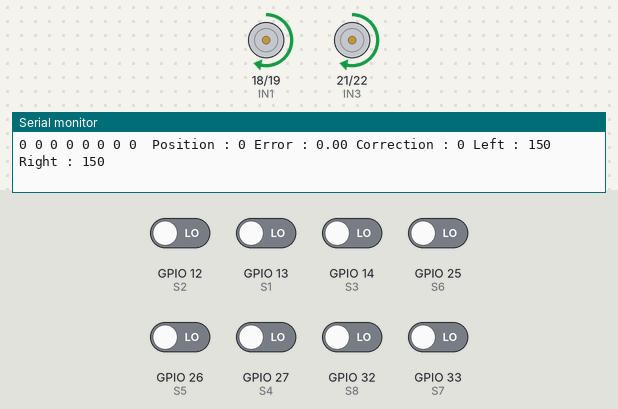
The sketch below on a simulated ESP32. Shown: motor-driver pin pairs drawn as motors (green arrow = first pin HIGH = forward, orange = second pin HIGH = backward, longer = more drive, scaled by the enable pin), the last lines printed to the serial monitor. Inputs (shaded band) come from the test bench; at power-on: GPIO 12 (S2), GPIO 13 (S1), GPIO 14 (S3), GPIO 25 (S6), GPIO 26 (S5), GPIO 27 (S4), GPIO 32 (S8), GPIO 33 (S7) LOW.

Above: at 2.2 s.
2.3 s: GPIO 12 (S2) driven HIGH
At 3.5 s:
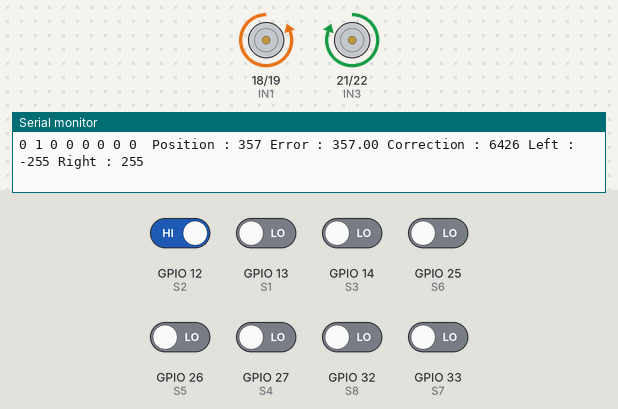
3.8 s: GPIO 32 (S8) driven HIGH
At 4.7 s:
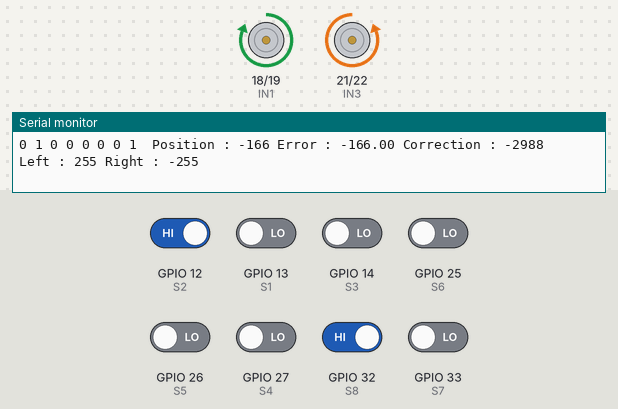
5.3 s: GPIO 13 (S1) driven HIGH
At 5.6 s:
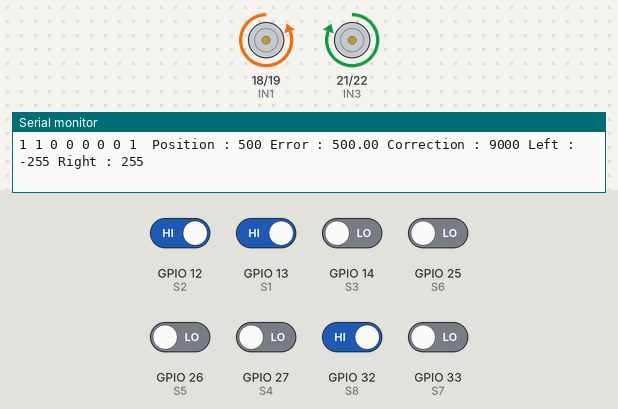
8.3 s: GPIO 13 (S1) driven LOW
At 9.3 s:
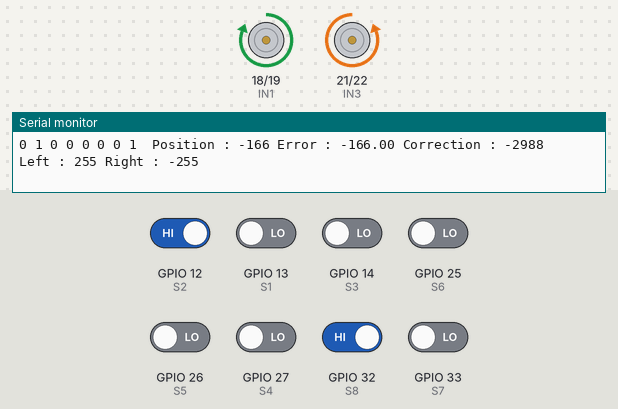
9.8 s: GPIO 14 (S3) driven HIGH
At 10.2 s:
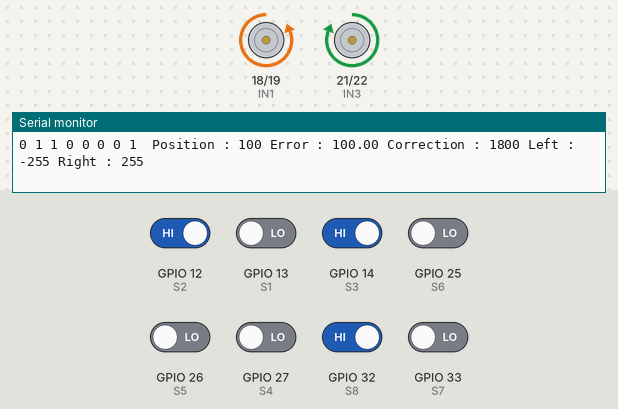
11.3 s: GPIO 12 (S2) driven LOW and GPIO 14 (S3) driven LOW
At 12.6 s:
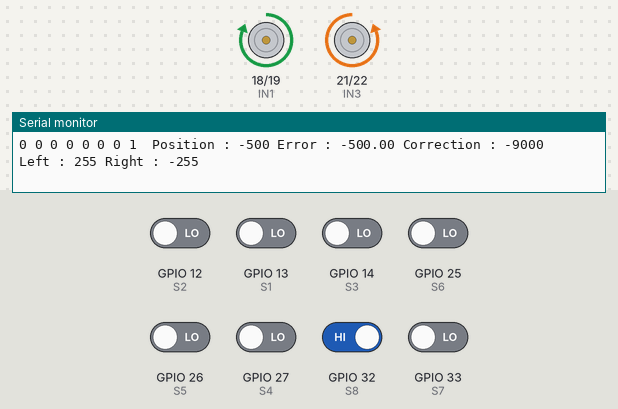
Timing chart, 0 to 14.3 s (numbered marks = the images above; inputs shaded):
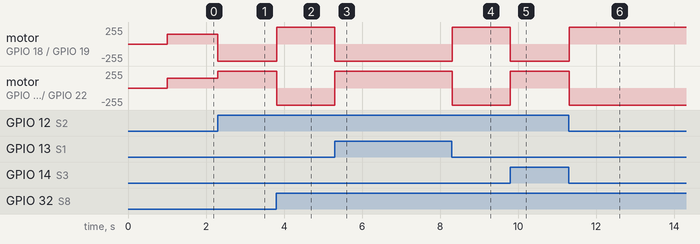

Measured:
- after the input at 2.3 s, motor on GPIO 18 (IN1) / GPIO 19 (IN2): forward 150/255 → backward 255/255 at once; motor on GPIO 21 (IN3) / GPIO 22 (IN4): forward 150/255 → forward 255/255 at once
- after the input at 3.8 s, motor on GPIO 18 (IN1) / GPIO 19 (IN2): backward 255/255 → forward 255/255 at once; motor on GPIO 21 (IN3) / GPIO 22 (IN4): forward 255/255 → backward 255/255 at once
- after the input at 5.3 s, motor on GPIO 18 (IN1) / GPIO 19 (IN2): forward 255/255 → backward 255/255 at once; motor on GPIO 21 (IN3) / GPIO 22 (IN4): backward 255/255 → forward 255/255 at once
- after the input at 8.3 s, motor on GPIO 18 (IN1) / GPIO 19 (IN2): backward 255/255 → forward 255/255 at once; motor on GPIO 21 (IN3) / GPIO 22 (IN4): forward 255/255 → backward 255/255 at once
- after the input at 9.8 s, motor on GPIO 18 (IN1) / GPIO 19 (IN2): forward 255/255 → backward 255/255 at once; motor on GPIO 21 (IN3) / GPIO 22 (IN4): backward 255/255 → forward 255/255 at once
- after the input at 11.3 s, motor on GPIO 18 (IN1) / GPIO 19 (IN2): backward 255/255 → forward 255/255 at once; motor on GPIO 21 (IN3) / GPIO 22 (IN4): forward 255/255 → backward 255/255 at once

The sketch:

main.ino
```cpp
/**********************************************************************
 * Line Following Robot using ESP32
 * Sensor : RLS08 Digital IR Sensor Array
 * Motor Driver : L298N
 * Controller : ESP32
 **********************************************************************/

//==================== PIN DEFINITIONS ====================//

#define ENA 23
#define IN1 18
#define IN2 19

#define ENB 5
#define IN3 21
#define IN4 22

//RLS08 Sensor Pins

#define S1 13
#define S2 12
#define S3 14
#define S4 27
#define S5 26
#define S6 25
#define S7 33
#define S8 32

//==================== PID CONSTANTS ====================//

float Kp = 18.0;
float Ki = 0.0;
float Kd = 12.0;

float error = 0;
float previousError = 0;
float integral = 0;
float derivative = 0;

int correction = 0;

//==================== MOTOR SPEED ====================//

int baseSpeed = 150;
int maxSpeed = 255;

int leftMotorSpeed = 0;
int rightMotorSpeed = 0;

//==================== SENSOR ARRAY ====================//

int sensor[8];

int weights[8] =
{
    -3500,
    -2500,
    -1500,
    -500,
     500,
    1500,
    2500,
    3500
};

long position = 0;

//==================== MOTOR FUNCTIONS ====================//

void setMotor(int left,int right)
{

    if(left>=0)
    {
        digitalWrite(IN1,HIGH);
        digitalWrite(IN2,LOW);
    }
    else
    {
        digitalWrite(IN1,LOW);
        digitalWrite(IN2,HIGH);
        left=-left;
    }

    if(right>=0)
    {
        digitalWrite(IN3,HIGH);
        digitalWrite(IN4,LOW);
    }
    else
    {
        digitalWrite(IN3,LOW);
        digitalWrite(IN4,HIGH);
        right=-right;
    }

    left=constrain(left,0,maxSpeed);
    right=constrain(right,0,maxSpeed);

    analogWrite(ENA,left);
    analogWrite(ENB,right);

}

//==================== SENSOR READING ====================//

void readSensors()
{

    sensor[0]=digitalRead(S1);
    sensor[1]=digitalRead(S2);
    sensor[2]=digitalRead(S3);
    sensor[3]=digitalRead(S4);
    sensor[4]=digitalRead(S5);
    sensor[5]=digitalRead(S6);
    sensor[6]=digitalRead(S7);
    sensor[7]=digitalRead(S8);

}

//==================== LINE POSITION ====================//

long calculatePosition()
{

    long sum=0;
    int active=0;

    for(int i=0;i<8;i++)
    {

        //black line assumed LOW

        if(sensor[i]==LOW)
        {
            sum+=weights[i];
            active++;
        }

    }

    if(active==0)
    {

        if(previousError>0)
            return 4000;
        else
            return -4000;

    }

    return sum/active;

}

//==================== PID CONTROLLER ====================//

void calculatePID()
{

    position=calculatePosition();

    error=position;

    integral+=error;

    derivative=error-previousError;

    correction=
            (Kp*error)
          + (Ki*integral)
          + (Kd*derivative);

    previousError=error;

}

//==================== MOTOR UPDATE ====================//

void updateMotors()
{

    leftMotorSpeed=
            baseSpeed-correction;

    rightMotorSpeed=
            baseSpeed+correction;

    leftMotorSpeed=
            constrain(leftMotorSpeed,
                      -maxSpeed,
                      maxSpeed);

    rightMotorSpeed=
            constrain(rightMotorSpeed,
                      -maxSpeed,
                      maxSpeed);

    setMotor(leftMotorSpeed,
             rightMotorSpeed);

}
//==================== ROBOT RECOVERY ====================//

void recoverLine()
{

    readSensors();

    int active = 0;

    for(int i = 0; i < 8; i++)
    {
        if(sensor[i] == LOW)
        {
            active = 1;
            break;
        }
    }

    if(active)
        return;

    // Rotate in previous direction

    if(previousError > 0)
    {
        setMotor(-120,120);
    }
    else
    {
        setMotor(120,-120);
    }

}

//==================== SENSOR DEBUG ====================//

void printSensors()
{

    for(int i = 0; i < 8; i++)
    {
        Serial.print(sensor[i]);
        Serial.print(" ");
    }

    Serial.print(" Position : ");
    Serial.print(position);

    Serial.print(" Error : ");
    Serial.print(error);

    Serial.print(" Correction : ");
    Serial.print(correction);

    Serial.print(" Left : ");
    Serial.print(leftMotorSpeed);

    Serial.print(" Right : ");
    Serial.println(rightMotorSpeed);

}

//==================== INITIALIZATION ====================//

void setup()
{

    Serial.begin(115200);

    pinMode(ENA,OUTPUT);
    pinMode(IN1,OUTPUT);
    pinMode(IN2,OUTPUT);

    pinMode(ENB,OUTPUT);
    pinMode(IN3,OUTPUT);
    pinMode(IN4,OUTPUT);

    pinMode(S1,INPUT);
    pinMode(S2,INPUT);
    pinMode(S3,INPUT);
    pinMode(S4,INPUT);
    pinMode(S5,INPUT);
    pinMode(S6,INPUT);
    pinMode(S7,INPUT);
    pinMode(S8,INPUT);

    analogWrite(ENA,0);
    analogWrite(ENB,0);

    delay(1000);

    Serial.println("--------------------------------");
    Serial.println("Line Following Robot Started");
    Serial.println("--------------------------------");

}

//==================== MAIN LOOP ====================//

void loop()
{

    readSensors();

    int count = 0;

    for(int i = 0; i < 8; i++)
    {
        if(sensor[i] == LOW)
            count++;
    }

    // Line Lost

    if(count == 0)
    {
        recoverLine();
        return;
    }

    // PID Calculation

    calculatePID();

    // Update Motor Speed

    updateMotors();

    // Optional Debug

    printSensors();

    delay(5);

}

//==================== END ====================//
```
